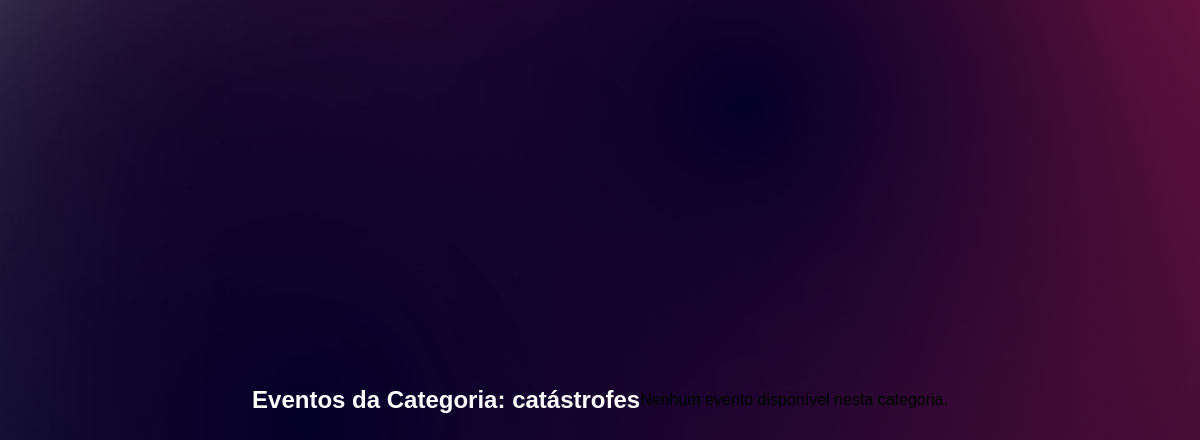
Before: /eventos_categoria/2 with the older database file.
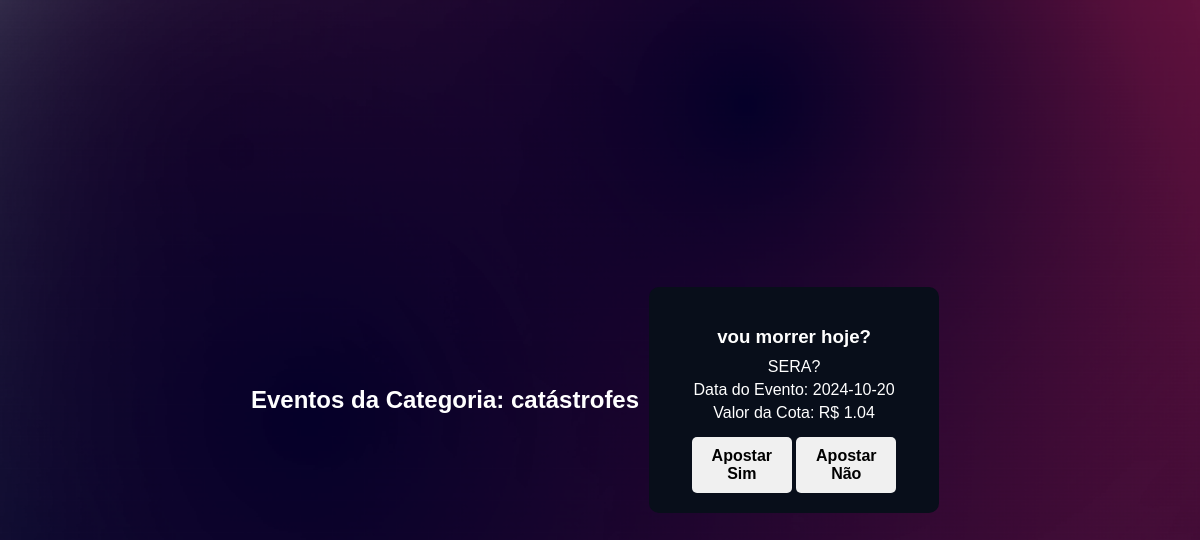
After: the same page with the newer database file.
### tables this page shows
CREATE TABLE eventos (
        id INTEGER PRIMARY KEY AUTOINCREMENT,
        titulo TEXT NOT NULL,
        descricao TEXT NOT NULL,
        valor_cota REAL NOT NULL CHECK (valor_cota >= 1.00),
        data_evento DATE NOT NULL,
        data_inicio_apostas DATE NOT NULL,
        data_fim_apostas DATE NOT NULL,
        status TEXT NOT NULL DEFAULT 'pendente',
        id_criador INTEGER NOT NULL,
        data_criacao TIMESTAMP DEFAULT CURRENT_TIMESTAMP,
        FOREIGN KEY (id_criador) REFERENCES usuarios(id) ON DELETE CASCADE
    );

### app.py (the view)
@app.route('/eventos_categoria/<int:categoria_id>')
def eventos_por_categoria(categoria_id):
    conn = sqlite3.connect(database_path)
    cursor = conn.cursor()
    cursor.execute('SELECT nome FROM categorias_eventos WHERE id = ?', (categoria_id,))
    categoria = cursor.fetchone()
    if not categoria:
        conn.close()
        return 'Categoria não encontrada.', 404
    categoria_nome = categoria[0]
    cursor.execute('''
        SELECT eventos.*
        FROM eventos
        JOIN eventos_categorias ON eventos.id = eventos_categorias.id_evento
        WHERE eventos_categorias.id_categoria = ?
        AND eventos.status = 'aprovado'
        ORDER BY eventos.data_evento ASC
    ''', (categoria_id,))
    eventos = cursor.fetchall()
    conn.close()
    return render_template('eventos_categoria.html', eventos=eventos, categoria_nome=categoria_nome)

### templates/eventos_categoria.html (shortened to what this page needs)
<!DOCTYPE html>
<html lang="pt-BR">
<head>
    <link rel="stylesheet" href="{{ url_for('static', filename='css/styles.css') }}">
</head>
<body>
    <h2>Eventos da Categoria: {{ categoria_nome }}</h2>
    <div class="eventos-container">
        {% if eventos %}
            {% for evento in eventos %}
                <div class="evento-card">
                    <h3>{{ evento[1] }}</h3>
                    <p>{{ evento[2] }}</p>
                    <p>Data do Evento: {{ evento[4] }}</p>
                    <p>Valor da Cota: R$ {{ '{:.2f}'.format(evento[3]) }}</p>
                    <button disabled>Apostar Sim</button>
                    <button disabled>Apostar Não</button>
                </div>
            {% endfor %}
        {% else %}
            <p>Nenhum evento disponível nesta categoria.</p>
        {% endif %}
    </div>
</body>
</html>

Changed rows visible on the page:
now on this page (row edited): eventos: titulo "vou morrer hoje?", descricao "SERA?", data_evento "2024-10-20", valor_cota "1.04"
Other visible differences:
text no longer shown: "Nenhum evento disponível nesta categoria."
